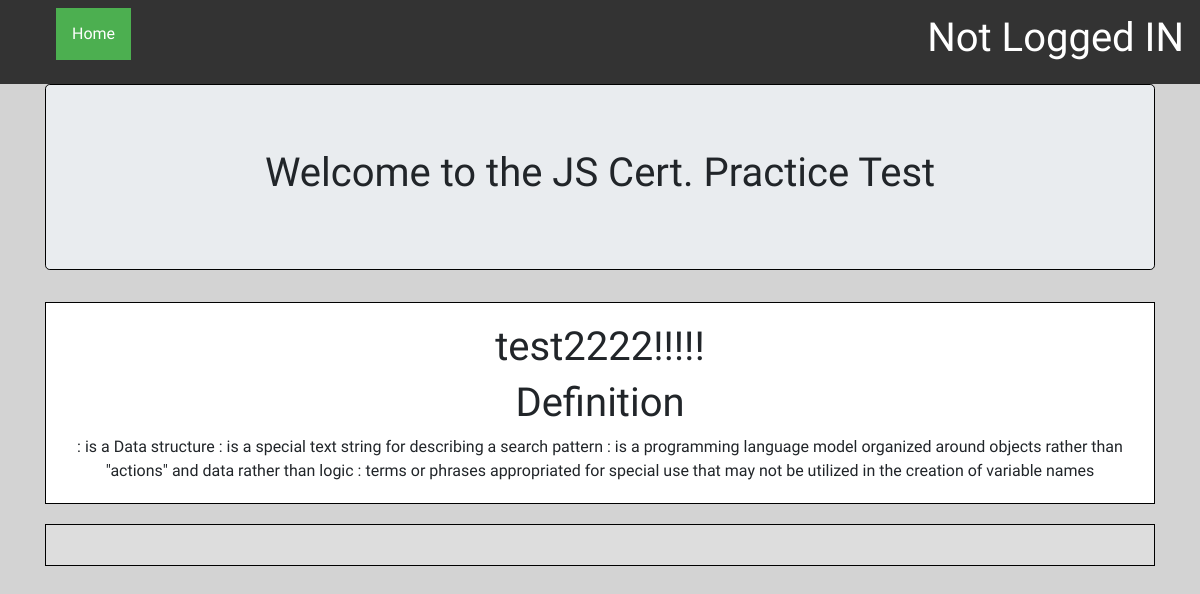
The page /user/ on the database its author committed.
### testApp/models.py (models this page shows, shortened)
class QuestionModel(models.Model):
    level = models.CharField(max_length=100,)
    q1 = models.CharField(max_length=200)
    a1 = models.CharField(max_length=100, blank=True)
    q2 = models.CharField(max_length=200)
    a2 = models.CharField(max_length=100, blank=True)
    q3 = models.CharField(max_length=200)
    a3 = models.CharField(max_length=100, blank=True)
    q4 = models.CharField(max_length=200)
    a4 = models.CharField(max_length=100, blank=True)

### testApp/views.py (the view)
# urls.py: path('user/', views.questions, name='question'),
def questions(request):
    question_list = QuestionModel.objects.all()
    context = {'question_list': question_list,}
    return render(request,'testApp/start_test.html', context)

### testApp/templates/testApp/start_test.html
{% extends "testApp/base.html" %}
{% block content %}
<h1>test2222!!!!!</h1>
<h1>Definition</h1>
{% if question_list%}
{% for eachquestion in question_list %}
{{eachquestion.q1}}
{{eachquestion.q2}}
{{eachquestion.q3}}
{{eachquestion.q4}}
{% endfor %}
{% else %}
<p>Please login to see this page.</p>
{% endif %}
{% endblock %}

### testApp/templates/testApp/base.html (style rules this page uses)
body { background-color: lightgray; font-family: 'Spicy Rice', cursive; }

### rows shown on the page
QuestionModel: q1 ": is a Data structure", q2 ": is a special text string for describing a search pattern", q3 ": is a programming language model organized around objects rather than \"actions\" and data rather than logic", q4 ": terms or phrases appropriated for special use that may not be utilized in the creation of variable names"
